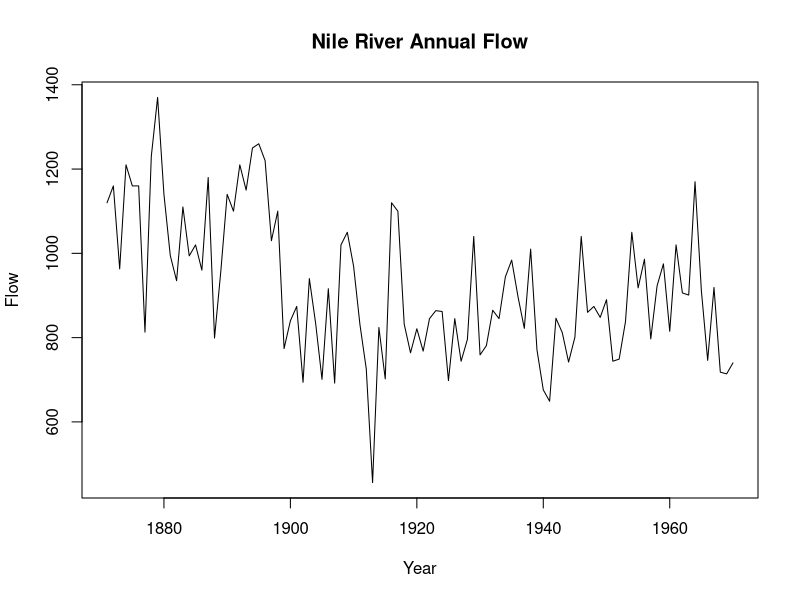
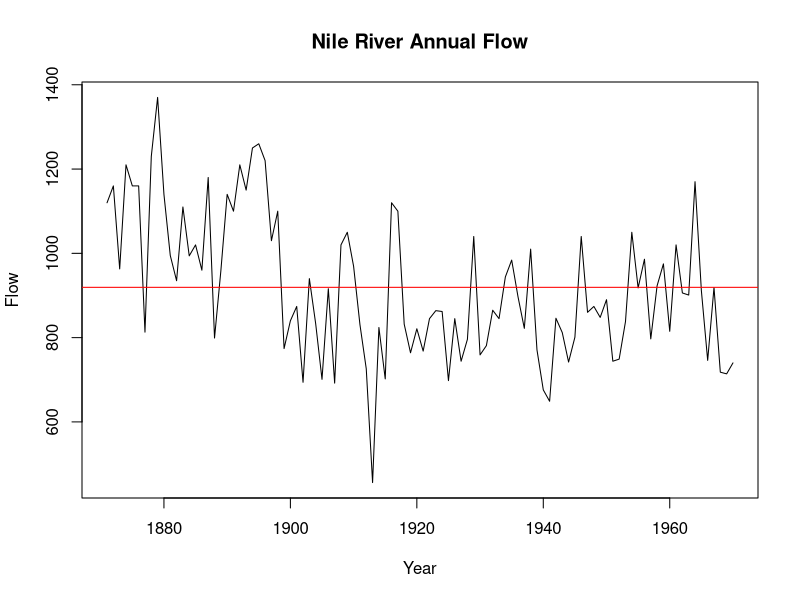

The R script that drew these images, in order:
plot(Nile,type='l',main="Nile River Annual Flow",xlab='Year',ylab="Flow")

plot(Nile,type='l',main="Nile River Annual Flow",xlab='Year',ylab="Flow")
abline(h=mean(Nile),col="Red")
k=mean(Nile)
text(k,"akjdm")